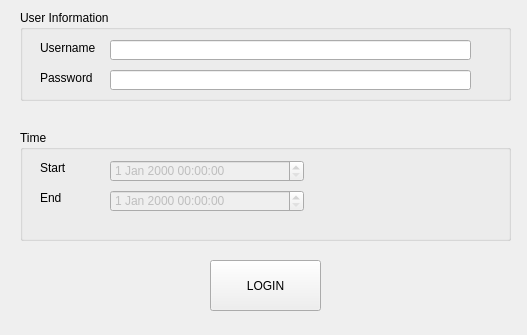
<?xml version="1.0" encoding="UTF-8"?>
<ui version="4.0">
 <class>login</class>
 <widget class="QWidget" name="login">
  <property name="geometry">
   <rect>
    <x>0</x>
    <y>0</y>
    <width>527</width>
    <height>335</height>
   </rect>
  </property>
  <property name="windowTitle">
   <string>Form</string>
  </property>
  <widget class="QPushButton" name="loginbtn">
   <property name="geometry">
    <rect>
     <x>210</x>
     <y>260</y>
     <width>111</width>
     <height>51</height>
    </rect>
   </property>
   <property name="text">
    <string>LOGIN</string>
   </property>
  </widget>
  <widget class="QGroupBox" name="groupBox">
   <property name="geometry">
    <rect>
     <x>20</x>
     <y>10</y>
     <width>491</width>
     <height>91</height>
    </rect>
   </property>
   <property name="title">
    <string>User Information</string>
   </property>
   <widget class="QLabel" name="label">
    <property name="geometry">
     <rect>
      <x>20</x>
      <y>30</y>
      <width>71</width>
      <height>16</height>
     </rect>
    </property>
    <property name="text">
     <string>Username</string>
    </property>
   </widget>
   <widget class="QLabel" name="label_2">
    <property name="geometry">
     <rect>
      <x>20</x>
      <y>60</y>
      <width>71</width>
      <height>16</height>
     </rect>
    </property>
    <property name="text">
     <string>Password</string>
    </property>
   </widget>
   <widget class="QLineEdit" name="usernameline">
    <property name="geometry">
     <rect>
      <x>90</x>
      <y>30</y>
      <width>361</width>
      <height>20</height>
     </rect>
    </property>
   </widget>
   <widget class="QLineEdit" name="passwordline">
    <property name="geometry">
     <rect>
      <x>90</x>
      <y>60</y>
      <width>361</width>
      <height>20</height>
     </rect>
    </property>
   </widget>
  </widget>
  <widget class="QGroupBox" name="groupBox_3">
   <property name="geometry">
    <rect>
     <x>20</x>
     <y>130</y>
     <width>491</width>
     <height>111</height>
    </rect>
   </property>
   <property name="title">
    <string>Time</string>
   </property>
   <widget class="QLabel" name="label_3">
    <property name="geometry">
     <rect>
      <x>20</x>
      <y>30</y>
      <width>71</width>
      <height>16</height>
     </rect>
    </property>
    <property name="text">
     <string>Start</string>
    </property>
   </widget>
   <widget class="QLabel" name="label_4">
    <property name="geometry">
     <rect>
      <x>20</x>
      <y>60</y>
      <width>71</width>
      <height>16</height>
     </rect>
    </property>
    <property name="text">
     <string>End</string>
    </property>
   </widget>
   <widget class="QDateTimeEdit" name="starttimeline">
    <property name="enabled">
     <bool>false</bool>
    </property>
    <property name="geometry">
     <rect>
      <x>90</x>
      <y>30</y>
      <width>194</width>
      <height>22</height>
     </rect>
    </property>
   </widget>
   <widget class="QDateTimeEdit" name="endtimeline">
    <property name="enabled">
     <bool>false</bool>
    </property>
    <property name="geometry">
     <rect>
      <x>90</x>
      <y>60</y>
      <width>194</width>
      <height>22</height>
     </rect>
    </property>
   </widget>
  </widget>
 </widget>
 <resources/>
 <connections/>
</ui>
